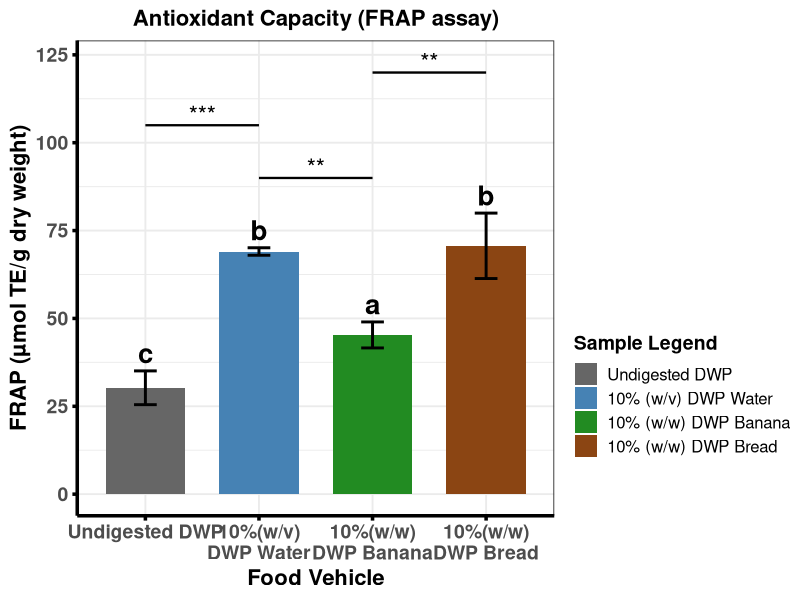
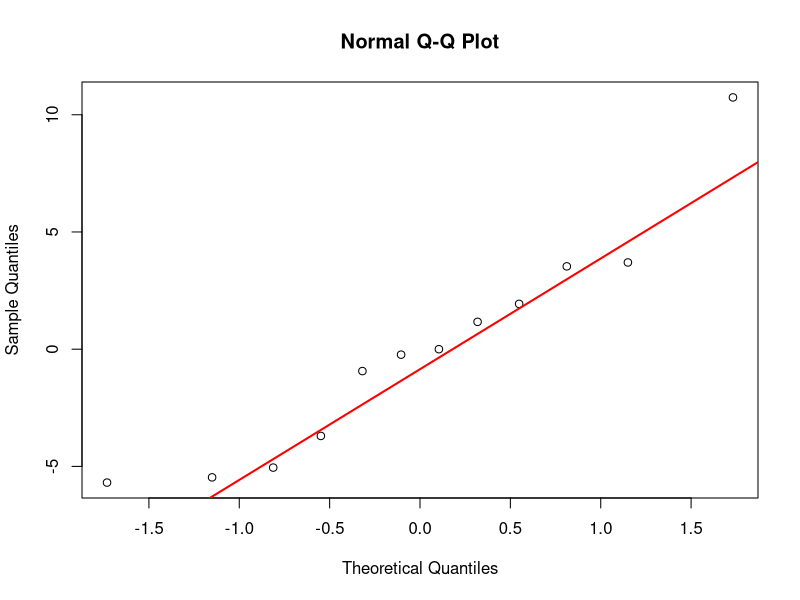
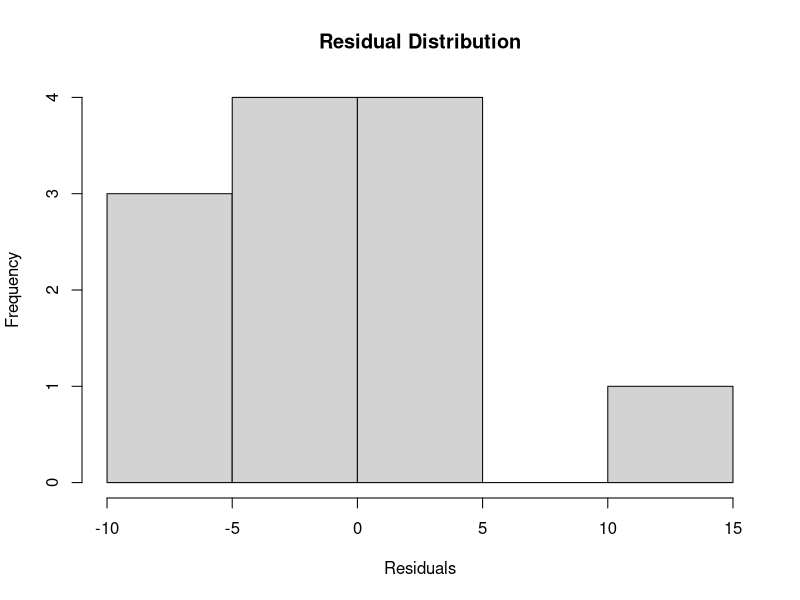

These charts were generated, in order, by the following R code:
#This Code is made by Maruf Raihan (PhD,NICHE,Ulster)for FRAP data statistical analysis and visual presentation

library(dplyr)
library(ggplot2)
library(multcompView)

# -----------------------------
# Raw FRAP data
# -----------------------------
FRAP <- c(
  33.80, 32.20, 24.80,      # Undigested DWP
  68.80, 68.10, 70.20,      # 10%(w/v)\nDWP Water
  41.60, 45.30, 49.00,      # 10%(w/w)\nDWP Banana
  81.40, 65.61, 64.97       # 10%(w/w)\nDWP Bread
)

group <- factor(rep(c("Undigested DWP", "10%(w/v)\nDWP Water", "10%(w/w)\nDWP Banana", "10%(w/w)\nDWP Bread"), each = 3))
df <- data.frame(FRAP, group)

# -----------------------------
# ANOVA + Tukey
# -----------------------------
anova_result <- aov(FRAP ~ group, data = df)
tukey <- TukeyHSD(anova_result)

# Extract p-values
pvals <- tukey$group[, "p adj"]
names(pvals) <- rownames(tukey$group)

# -----------------------------
# Tukey LETTERS (NEW)
# -----------------------------
letters <- multcompLetters(pvals)$Letters
letters_df <- data.frame(
  Sample = names(letters),
  Letter = letters
)

# -----------------------------
# Summary table (means + SD)
# -----------------------------
df_summary <- df %>%
  group_by(group) %>%
  summarise(
    Mean = mean(FRAP),
    SD   = sd(FRAP),
    .groups = "drop"
  )

df_summary$Sample <- factor(df_summary$group,
                            levels = c("Undigested DWP", "10%(w/v)\nDWP Water", "10%(w/w)\nDWP Banana", "10%(w/w)\nDWP Bread"))

# Merge Tukey letters into summary
df_summary <- merge(df_summary, letters_df, by.x = "Sample", by.y = "Sample")

# -----------------------------
# Function: convert p-value → asterisks
# -----------------------------
p_to_star <- function(p) {
  if (p < 0.0001) return("****")
  if (p < 0.001)  return("***")
  if (p < 0.01)   return("**")
  if (p < 0.05)   return("*")
  return("ns")
}

# -----------------------------
# Build automatic bracket table
# -----------------------------
comparisons <- data.frame(
  comp = names(pvals),
  p = pvals,
  stars = sapply(pvals, p_to_star)
)

# Split "A-B" into two groups
comparisons <- comparisons %>%
  mutate(
    g1 = sub("-.*", "", comp),
    g2 = sub(".*-", "", comp)
  )

# -----------------------------
# REMOVE ONLY:
# Undigested DWP – 10%(w/w)\nDWP Banana
# Undigested DWP – 10%(w/w)\nDWP Bread
# DWP_Water – 10%(w/w)\nDWP Bread
# -----------------------------
remove_comps <- c(
  "Undigested DWP-10%(w/w)\nDWP Banana",
  "10%(w/w)\nDWP Banana-Undigested DWP",
  "10%(w/v)\nDWP Water-10%(w/w) \nDWP Bread",
  "10%(w/w)\nDWP Bread-10%(w/v)\nDWP Water",
  "Undigested DWP-10%(w/w)\nDWP Bread"
)

comparisons <- comparisons %>%
  filter(!(comp %in% remove_comps))

# -----------------------------
# Assign bracket height automatically
# -----------------------------
max_y <- max(df_summary$Mean + df_summary$SD)
comparisons$y <- seq(max_y + 10, max_y + 10 + 15*(nrow(comparisons)-1), by = 15)

# -----------------------------
# ggplot
# -----------------------------
p <- ggplot(df_summary, aes(x = Sample, y = Mean, fill = Sample)) +
  geom_col(width = 0.7) +
  geom_errorbar(aes(ymin = Mean - SD, ymax = Mean + SD),
                width = 0.2, linewidth = 1) +
  
  # -----------------------------
# ADD TUKEY LETTERS ABOVE BARS
# -----------------------------
geom_text(
  aes(label = Letter, y = Mean + SD + 5),
  size = 7,
  fontface = "bold"
) +
  
  scale_fill_manual(
    values = c("Undigested DWP" = "grey40",
               "10%(w/v)\nDWP Water"   = "steelblue",
               "10%(w/w)\nDWP Banana"  = "forestgreen",
               "10%(w/w)\nDWP Bread"   = "saddlebrown"),
    labels = c(
      "Undigested DWP",
      "10% (w/v) DWP Water",
      "10% (w/w) DWP Banana",
      "10% (w/w) DWP Bread"
    ),
    name = "Sample Legend"
  ) +
  
  theme_bw(base_size = 14) +
  theme(
    legend.position = "right",
    legend.margin = margin(t = 170),      # push legend downward
    legend.title = element_text(size = 14, face = "bold"),
    legend.text  = element_text(size = 12),
    plot.title = element_text(size = 16, face = "bold", hjust = 0.5),
    axis.text.x = element_text(size = 14, face = "bold"),
    axis.text.y = element_text(size = 14, face = "bold"),
    axis.title.x = element_text(size = 16, face = "bold"),
    axis.title.y = element_text(size = 16, face = "bold"),
    axis.line = element_line(colour = "black", linewidth = 1.2),
    axis.ticks = element_line(colour = "black", linewidth = 1.2)
  ) +
  labs(
    title = "Antioxidant Capacity (FRAP assay)",
    x = "Food Vehicle",
    y = "FRAP (µmol TE/g dry weight)"
  )

# -----------------------------
# Add automatic brackets + asterisks
# -----------------------------
for (i in 1:nrow(comparisons)) {
  g1 <- comparisons$g1[i]
  g2 <- comparisons$g2[i]
  y  <- comparisons$y[i]
  stars <- comparisons$stars[i]
  
  x1 <- which(levels(df_summary$Sample) == g1)
  x2 <- which(levels(df_summary$Sample) == g2)
  
  p <- p +
    annotate("segment", x = x1, xend = x2, y = y, yend = y, linewidth = 0.8) +
    annotate("text", x = (x1 + x2)/2, y = y + 3, label = stars, size = 6)
}

print(p)

# -----------------------------
# Console output
# -----------------------------
cat("\n=== DESCRIPTIVE STATS + TUKEY LETTERS ===\n")
print(df_summary)

cat("\n=== ANOVA SUMMARY ===\n")
print(summary(anova_result))

cat("\n=== TUKEY POST-HOC ===\n")
print(tukey)

cat("\n=== SIGNIFICANCE STARS USED IN PLOT ===\n")
print(comparisons[, c("comp", "p", "stars")])


# ---------------------------------------------------------
# ANOVA ASSUMPTION CHECKS
# ---------------------------------------------------------

# Residuals from ANOVA model
res <- residuals(anova_result)

# Shapiro-Wilk normality test
shapiro.test(res)

# Q-Q plot
qqnorm(res)
qqline(res, col = "red", lwd = 2)

# Histogram of residuals
hist(res,
     main = "Residual Distribution",
     xlab = "Residuals")

# Homogeneity of variance
library(car)

leveneTest(FRAP ~ group, data = df)


#Methods

#Assumptions of normality and homogeneity of variance were assessed using the Shapiro-Wilk and Levene's tests, respectively. Differences among food matrices were evaluated by one-way ANOVA followed by Tukey's HSD post hoc test (p < 0.05).

#Results (if reporting assumptions)

#Residuals were normally distributed (Shapiro-Wilk: W = 0.92204, p = 0.3033), supporting the use of parametric analyses.
#In your thesis, if an examiner asks why you checked residuals rather than raw values, the short answer is:

#ANOVA assumes that model residuals are normally distributed within treatments. Therefore, normality was assessed using the residuals from the fitted ANOVA model rather than the pooled raw observations
#ANOVA asks:

#"Are the differences between groups larger than the random variation within groups?"

#Therefore the distribution that matters is the distribution of the within-group random variation, i.e., the residuals.
